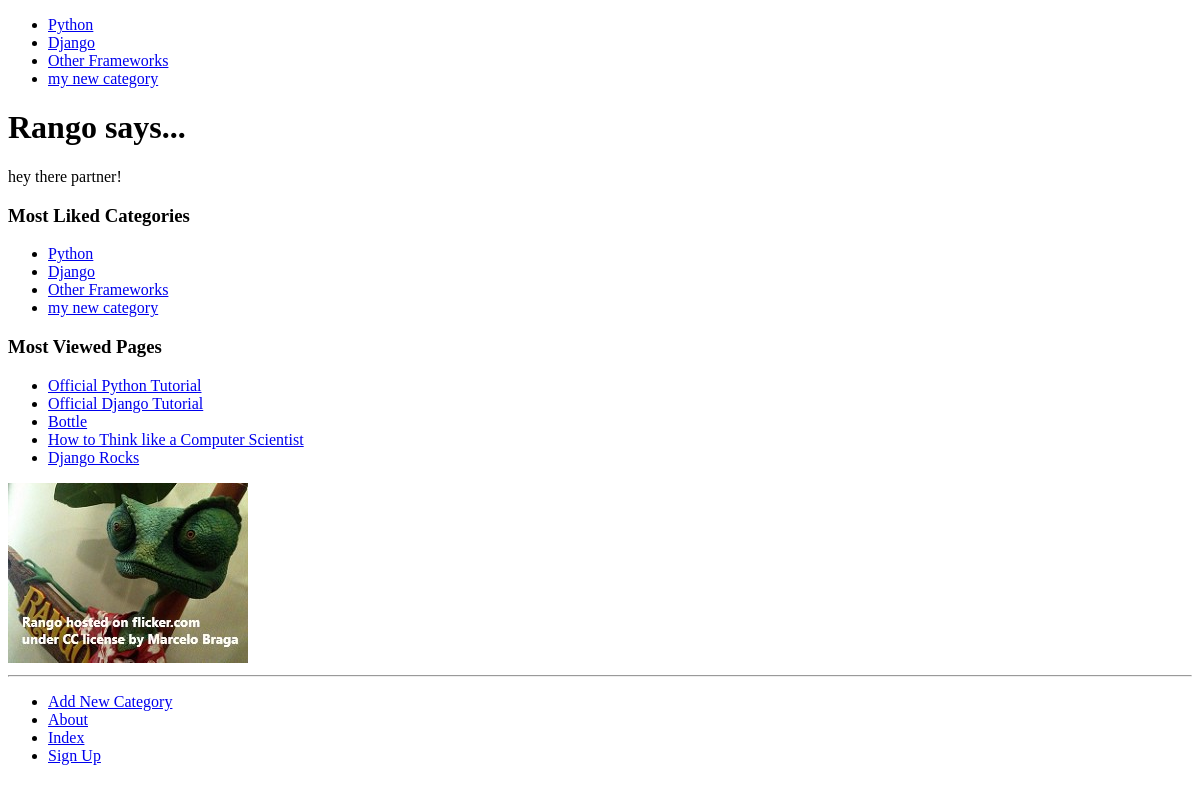
/, run on an earlier commit of the app's database.
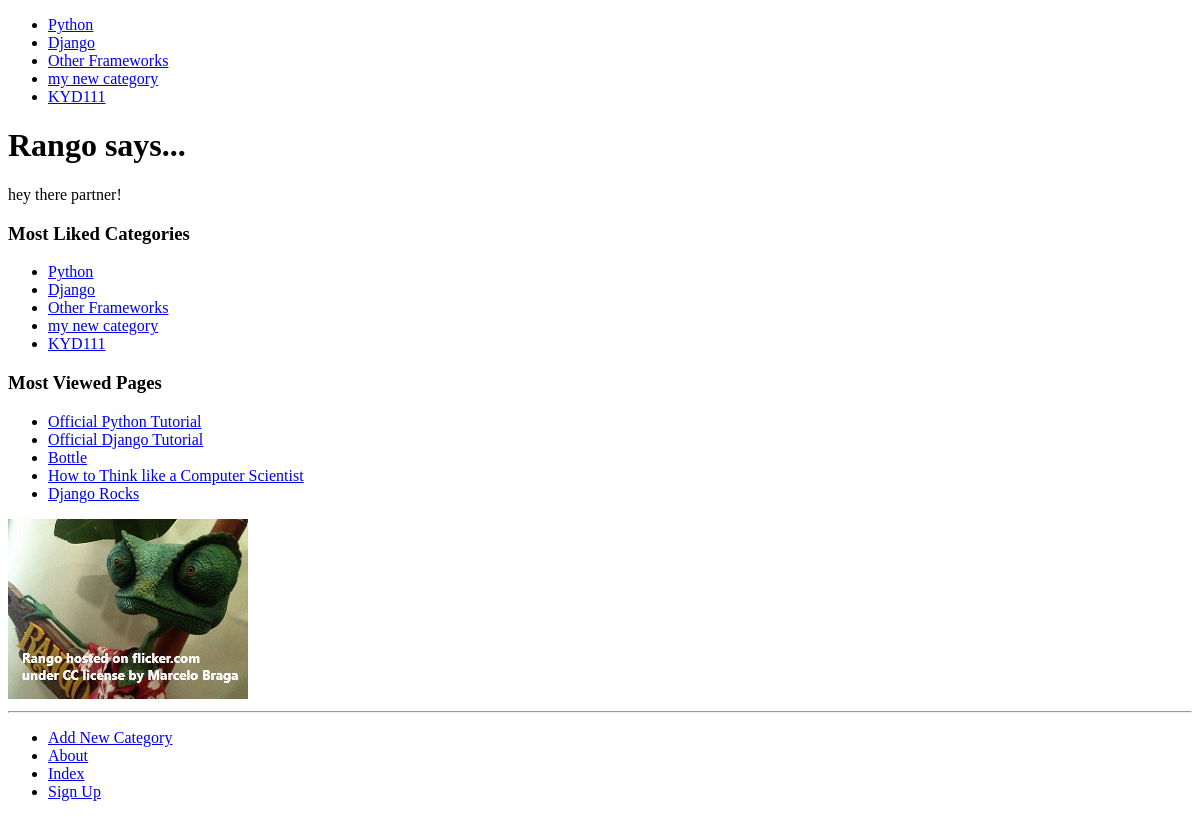
And on a later commit of the database.
### rango/models.py (models this page shows, shortened)
class Category(models.Model):
    name = models.CharField(max_length=128, unique=True)
    views = models.IntegerField(default=0)
    likes = models.IntegerField(default=0)
    slug = models.SlugField(unique=True)
    class Meta:
        verbose_name_plural = 'Categories'

class Page(models.Model):
    category = models.ForeignKey(Category, on_delete=models.CASCADE)
    title = models.CharField(max_length=128)
    url = models.URLField()
    views = models.IntegerField(default=0)

### rango/views.py (the view)
# urls.py: path('', views.index, name='index'),
def index(request):
    category_list = Category.objects.order_by('-likes')[:5]
    page_list = Page.objects.order_by('-views')[:5]
    context_dict = {'categories': category_list, 'pages': page_list}
    return render(request, 'rango/index.html', context_dict)

### rango/templatetags/rango_template_tags.py (called while the page is built)
@register.inclusion_tag('rango/cats.html')
def get_category_list(cat=None):
    return {'cats': Category.objects.all(), 'act_cat':cat}

### templates/rango/index.html (shortened to what this page needs)
{% extends 'rango/base.html' %}
{% load staticfiles %}
{% block body_block %}
    <h1> Rango says...</h1>
    <div> hey there partner! </div>
    <div>
    <h3> Most Liked Categories </h3>
    {% if categories %}
    <ul>
        {% for category in categories %}
            <li>
                <a href="{% url 'show_category' category.slug %}">{{ category.name }} </a>
            </li>
        {% endfor %}
    </ul>
    {% else %}
        <strong>There are no categories present.</strong>
    {% endif %}
    </div>
    <h3> Most Viewed Pages </h3>
    {% if pages %}
    <ul>
        {% for page in pages %}
            <li>
                <a href="{{ page.url }}">{{ page.title }} </a>
            </li>
        {% endfor %}
    </ul>
    {% else %}
            <strong>There are no pages present.</strong>
    {% endif %}
    <div>
        <img src="{% static "images/rango.jpg" %}" alt="Picture of Range" />
        <br/>
    </div>
{% endblock %}

### templates/rango/base.html (shortened to what this page needs)
<!DOCTYPE html>
{% load staticfiles %}
{% load rango_template_tags %}
<html>
<head>
</head>
<body>
    <div>
        {% block sidebar_block %}
            {% get_category_list category %}
        {% endblock %}
    </div>
    <div>
        {% block body_block %}
        {% endblock %}
    </div>
    <hr />
    <div>
        <ul>
            <li><a href="{% url 'add_category' %}">Add New Category</a></li>
            <li><a href="{% url 'about' %}">About</a></li>
            <li><a href="{% url 'index' %}">Index</a></li>
            <li><a href="{% url 'register' %}">Sign Up</a></li>
        </ul>
    </div>
</body>
</html>

### templates/rango/cats.html
<ul>
{% if cats %}
    {% for c in cats %}
        {% if c == act_cat %}
            <li>
            <strong>
                <a href="{% url 'show_category' c.slug %}">{{ c.name }}</a>
            </strong>
            </li>
        {% else %}
            <li>
                <a href="{% url 'show_category' c.slug %}">{{ c.name }}</a>
            </li>
        {% endif %}
    {% endfor %}
{% else %}
    <li> <strong>There are no categories present.</strong></li>
{% endif %}
</ul>

What changed in the data, as far as the page shows it:
added Category: name "KYD111"
